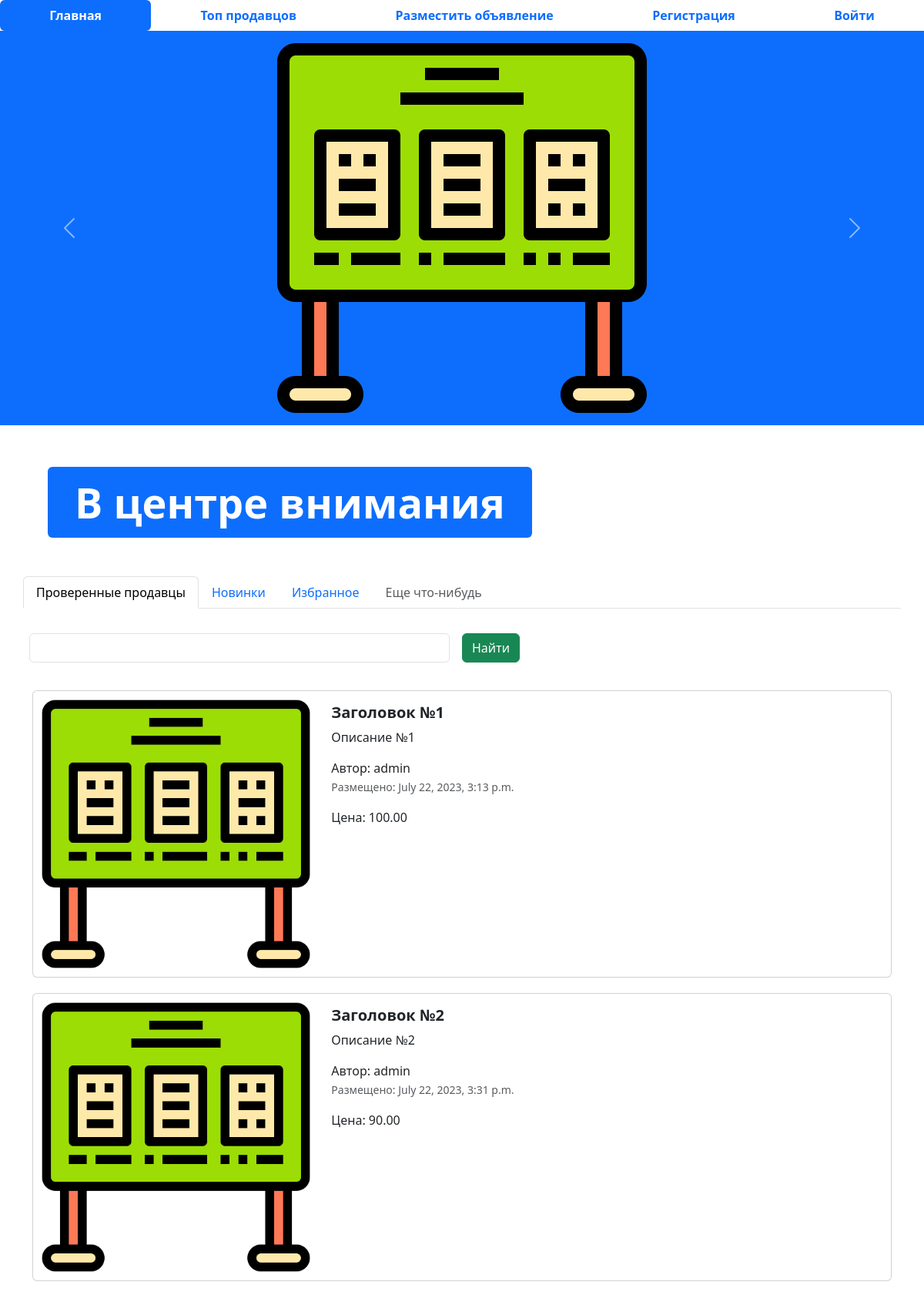
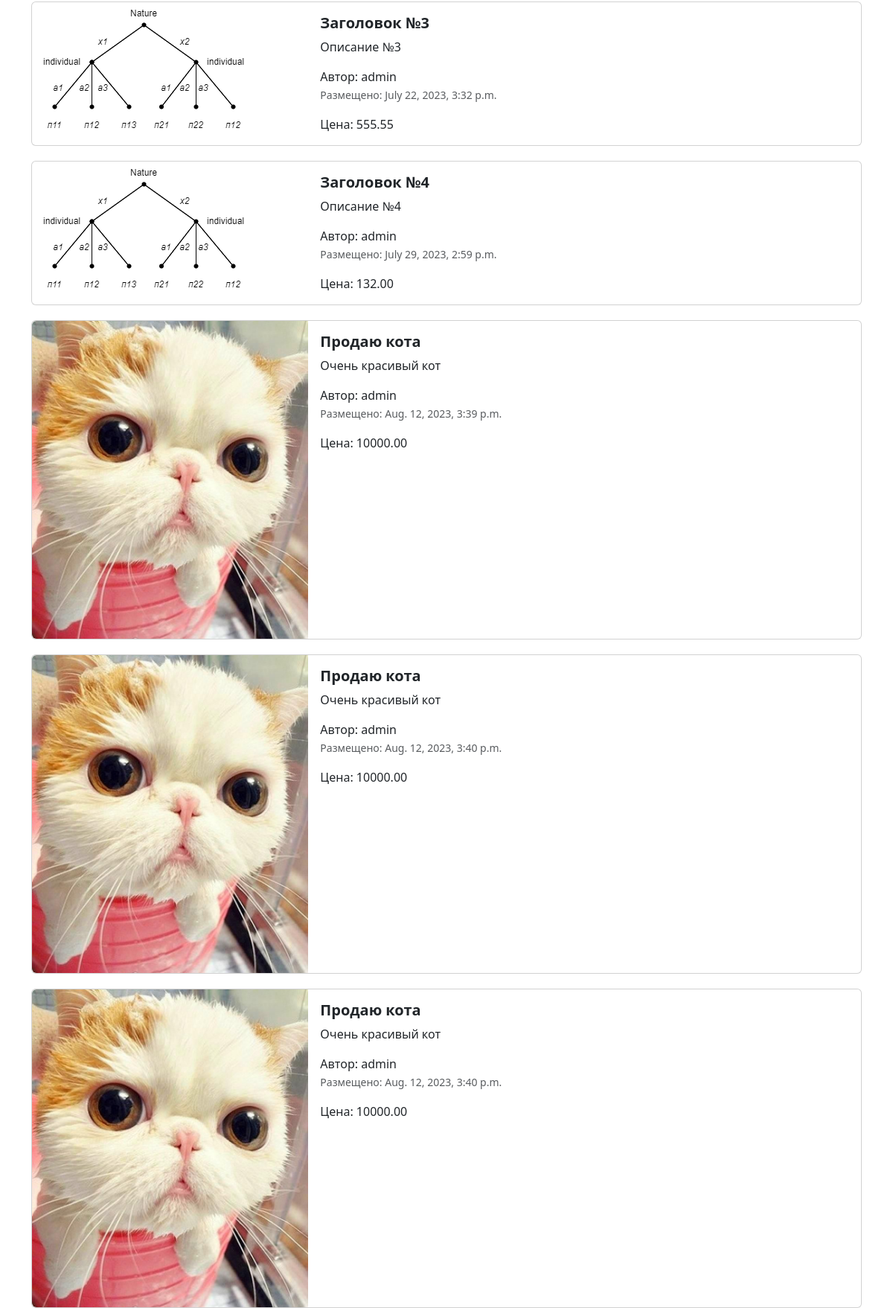
The page / (upper part) on the database its author committed (2 pictures, top to bottom).
### app_advertisements81/models.py (models this page shows, shortened)
class Advertisements81(models.Model):
    title = models.CharField('заголовок', max_length=128)
    description = models.TextField('описание')
    price = models.DecimalField('цена', max_digits=10, decimal_places=2)
    auction = models.BooleanField('торг', help_text='Отметьте, возможен ли торг.')
    bu = models.BooleanField('б\у', help_text='Отметьте, был ли товар в использовании.', default=False)
    created_time = models.DateTimeField(auto_now_add=True)
    updated_time = models.DateTimeField(auto_now=True)
    user = models.ForeignKey(User, verbose_name='пользователь',on_delete=models.CASCADE)
    image = models.ImageField('изображение', upload_to='advertisements/')
    def get_absolute_url(self):
        return reverse ('adv-detail', kwargs={'pk':self.pk})
    class Meta:
        db_table = "advertisements"

### app_advertisements81/views.py (the view)
# urls.py: path('', index, name='main-page'),
def index(request):
    title = request.GET.get('query')
    if title:
        advertisements = Advertisements81.objects.filter(title__icontains=title)
    else:
        advertisements = Advertisements81.objects.all()
    context = {'advertisements':advertisements,
               'title':title,
               }
    return render(request, 'app_advertisements81/index.html', context)

### templates/app_advertisements81/index.html (shortened to what this page needs)
{% extends 'base.html' %}
{% load static %}
{% block content %}
<ul class="nav nav-pills sticky-top bg-white nav-fill">
  <li class="nav-item">
    <a class="nav-link active" aria-current="page" href="{% url 'main-page' %}">
      <span style="font-weight: bold;">Главная</span>
    </a>
  </li>
  <li class="nav-item">
    <a class="nav-link" href="{% url 'top-sellers' %}"><span style="font-weight: bold;">Топ продавцов</span>
    </a>
  </li>
  <li class="nav-item">
    <a class="nav-link" href="{% url 'adv-post' %}">
      <span style="font-weight: bold;">Разместить объявление</span>
    </a>
  </li>
  {% if not user.is_authenticated %}
  <li class="nav-item">
    <a class="nav-link" href="{% url 'register' %}">
      <span style="font-weight: bold;">Регистрация</span>
    </a>
  </li>
  <li class="nav-item">
    <a class="nav-link" href="{% url 'login' %}">
      <span style="font-weight: bold;">Войти</span>
    </a>
  </li>
  {% endif %}
</ul>
<div id="carouselExampleControls" class="carousel slide bg-primary" data-bs-ride="carousel">
  <div class="carousel-inner">
    <div class="carousel-item active">
      <img src="{% static 'img/adv.png' %}" class="mx-auto d-block w-33" alt="...">
    </div>
  </div>
  <button class="carousel-control-prev" type="button" data-bs-target="#carouselExampleControls" data-bs-slide="prev">
    <span class="carousel-control-prev-icon" aria-hidden="true"></span>
  </button>
  <button class="carousel-control-next" type="button" data-bs-target="#carouselExampleControls" data-bs-slide="next">
    <span class="carousel-control-next-icon" aria-hidden="true"></span>
  </button>
</div>
<div class="container" style="margin: 50px;">
  <div class="display-2">
    <span class="badge bg-primary">В центре внимания</span>
  </div>
</div>
<div class="container">
  <div class="row">
    <ul class="nav nav-tabs bg-white">
      <li class="nav-item">
        <a class="nav-link active" aria-current="page" href="#">Проверенные продавцы</a>
      </li>
      <li class="nav-item">
        <a class="nav-link" href="#">Новинки</a>
      </li>
      <li class="nav-item">
        <a class="nav-link" href="#">Избранное</a>
      </li>
      <li class="nav-item">
        <a class="nav-link disabled" href="#" tabindex="-1" aria-disabled="true">Еще что-нибудь</a>
      </li>
    </ul>
    <form class="row g-3" method="get">
      <div class="col-auto w-50">
        <input name="query" value="{% if title %}{{ title }}{% endif %}" type="text" class="form-control">
      </div>
      <div class="col-auto">
        <button type="submit" class="btn btn-success mb-3">Найти</button>
      </div>
    </form>
  </div>
  {% for adv in advertisements %}
  <div class="col">
    <div class="card mb-2" style="max-width: 1200px; margin-top: 20px;">
      <div class="row g-0">
        <div class="col-md-4">
          <a href="{{ adv.get_absolute_url }}" class="nav-link">
            <img src="{% if adv.image %} {{adv.image.url }} {% else %} {% static 'img/adv.png' %} {% endif %}" class="img-fluid rounded-start", alt="Card title">
          </a>
        </div>
        <div class="col-md-8">
          <div class="card-body">
            <h5 class="card-title">
                <a href="{{ adv.get_absolute_url }}" class="nav-link"><strong>{{ adv.title }}</strong></a>
            </h5>
            <a href="{{ adv.get_absolute_url }}" class="nav-link">
              <p class="card-text">
                {{ adv.description }}
              </p>
              <span>Автор: {{ adv.user }}</span>
              <p class="card-text"><small class="text-muted">Размещено: {{ adv.created_time }}</small></p>
              <span>Цена: {{ adv.price }}</span>
            </a>
          </div>
        </div>
      </div>
    </div>
  </div>
  {% endfor %}
</div>
{% endblock %}

### templates/base.html (shortened to what this page needs)
{% load static %}
<!DOCTYPE html>
<html lang="en">
<head>
  <link href="{% static 'css/bootstrap.min.css' %}" rel="stylesheet">
  <link rel="stylesheet" href="{% static 'css/fontello.css' %}">
</head>
<body>
{% block content %}
{% endblock %}
</body>
</html>

### rows shown on the page
Advertisements81: title "Заголовок №1", description "Описание №1", user "admin", created_time "July 22, 2023, 3:13 p.m.", price "100.00"
Advertisements81: title "Заголовок №2", description "Описание №2", user "admin", created_time "July 22, 2023, 3:31 p.m.", price "90.00"
Advertisements81: image (picture), title "Заголовок №3", description "Описание №3", user "admin", created_time "July 22, 2023, 3:32 p.m.", price "555.55"
Advertisements81: image (picture), title "Заголовок №4", description "Описание №4", user "admin", created_time "July 29, 2023, 2:59 p.m.", price "132.00"
Advertisements81: image (picture), title "Продаю кота", description "Очень красивый кот", user "admin", created_time "Aug. 12, 2023, 3:39 p.m.", price "10000.00"
Advertisements81: image (picture), title "Продаю кота", description "Очень красивый кот", user "admin", created_time "Aug. 12, 2023, 3:40 p.m.", price "10000.00"
Advertisements81: image (picture), title "Продаю кота", description "Очень красивый кот", user "admin", created_time "Aug. 12, 2023, 3:40 p.m.", price "10000.00"
